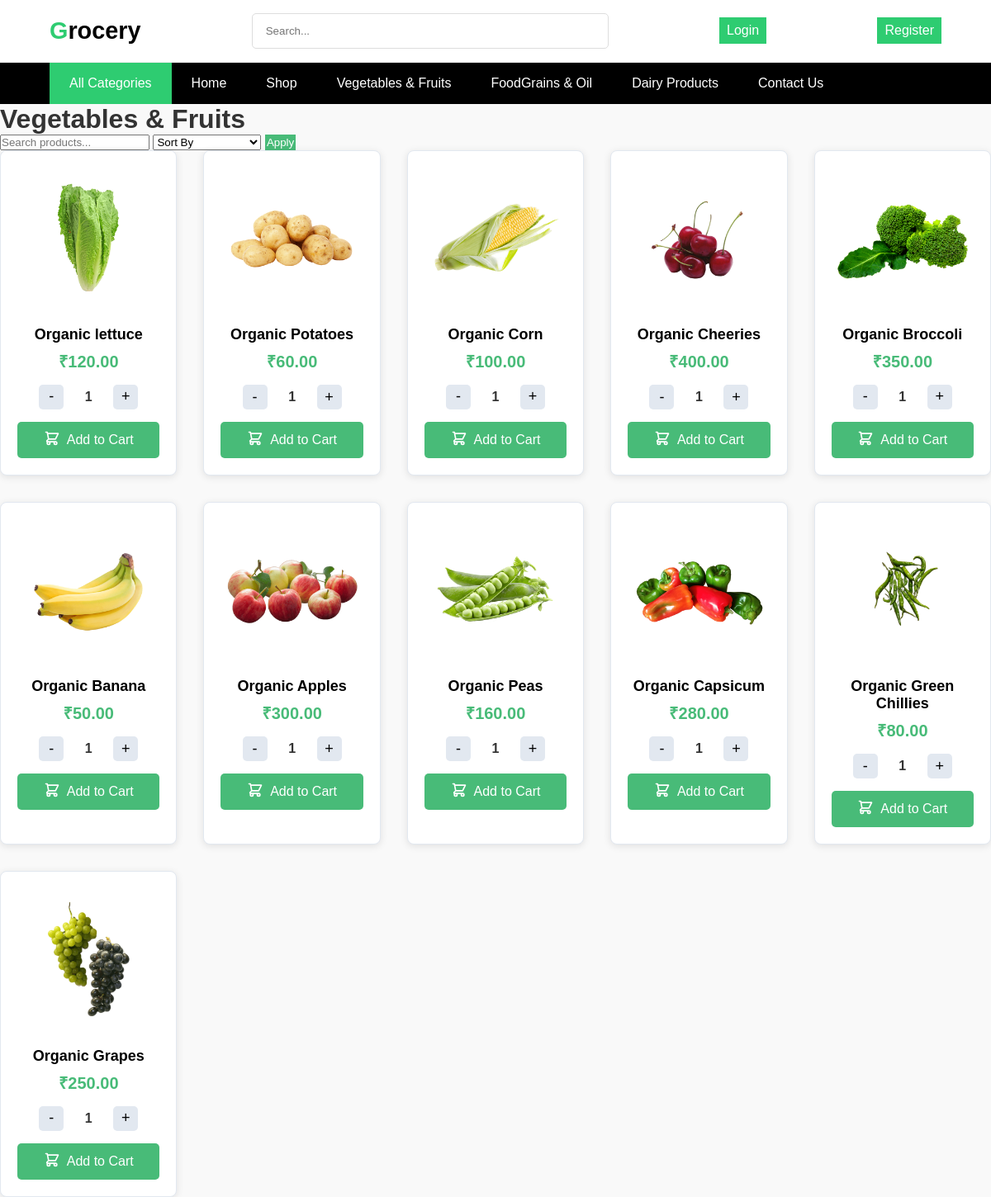
The app's page /vege-fruit/, older data.
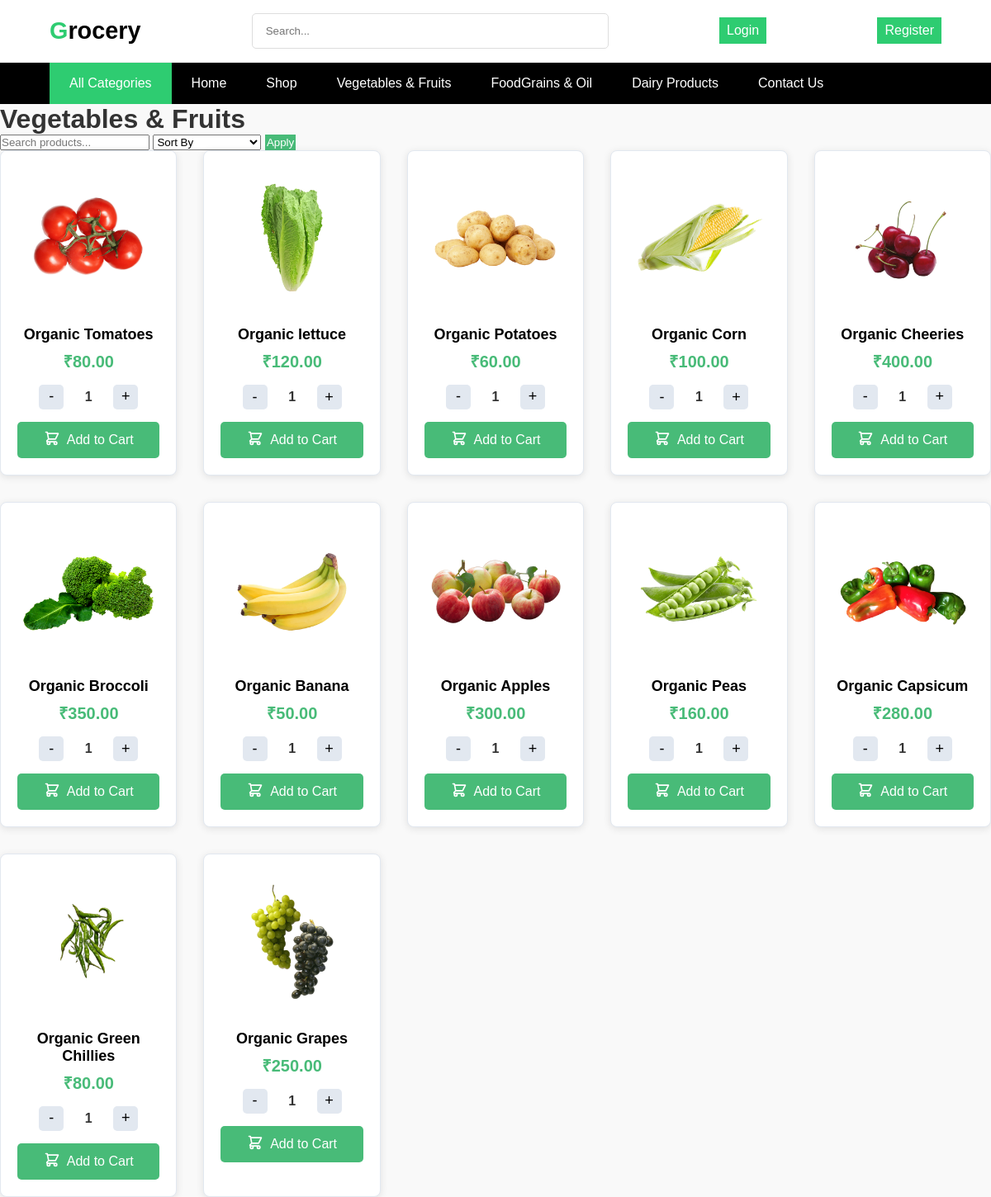
The same page, newer data.
### product/models.py (models this page shows, shortened)
class Product(models.Model):
    name = models.CharField(max_length=255)
    description = models.TextField()
    selling_price = models.DecimalField(max_digits=10, decimal_places=2)
    discounted_price = models.DecimalField(max_digits=10, decimal_places=2)
    category = models.CharField(choices=CATEGORY_CHOICE, max_length=18)
    image = models.ImageField(upload_to='products/')

### product/views.py (the view)
# urls.py: path('vege-fruit/',VegFruit,name='vege_fruit'),
def VegFruit(request):
    products = Product.objects.filter(category="Vegetable & Fruits")
    query = request.GET.get('query', '')
    sort_by = request.GET.get('sort_by', '')
    if query:
        products = products.filter(
            Q(name__icontains=query) |
            Q(description__icontains=query)
        )
    if sort_by == 'low_to_high':
        products = products.order_by('selling_price')  # Ascending price
    elif sort_by == 'high_to_low':
        products = products.order_by('-selling_price')  # Descending price
    else:
        products = products.order_by('-id')  # Default: newest first
    context = {
        'products': products,
        'query': query,
        'selected_sort': sort_by,
    }
    return render(request, 'product/vege_fruit.html', context)

### product/templates/product/vege_fruit.html (shortened to what this page needs)
{% extends 'base.html' %}
{% load static %}
{% block style %}
<link rel="stylesheet" href="{% static 'css/groceryCart.css' %}">
{% endblock %}
{% block HeroSection %}
<div class="page-content">
    <h1 class="page-title">Vegetables & Fruits</h1>
    <form method="get" class="filter-form">
        <input type="text" name="query" placeholder="Search products..." value="{{ query }}" class="search-input">
        <select name="sort_by" class="sort-dropdown">
            <option value="">Sort By</option>
        </select>
        <button type="submit" style="background-color: #48bb78;border: none; color: white; padding: 2px;" class="filter-btn">Apply</button>
    </form>
    <div class="product-grid">
        {% for product in products %}
        <div class="product-card">
            <img src="{{ product.image.url }}" alt="{{ product.name }}" class="product-image">
            <h3 class="product-name">{{ product.name }}</h3>
            <p class="product-price">&#8377;{{ product.selling_price }}</p>
            <div class="quantity-controls">
                <button class="quantity-btn" onclick="decrementQuantity(this)">-</button>
                <span class="quantity">1</span>
                <button class="quantity-btn" onclick="incrementQuantity(this)">+</button>
            </div>
            <a href="{% url 'Show_Cart' %}">
                <button class="add-to-cart" onclick="addToCart(this)">
                <a href="{% url 'Add_Cart' product.id %}"> Add to Cart</a>
            </button></a>
        </div>
        {% empty %}
        <p class="no-products">No products found.</p>
        {% endfor %}
    </div>
</div>
{% endblock %}

### templates/base.html (shortened to what this page needs)
{% load static %}
<!DOCTYPE html>
<html lang="en">
<head>
    <link href="https://cdn.jsdelivr.net/npm/remixicon@4.5.0/fonts/remixicon.css" rel="stylesheet" />
    <link rel="stylesheet" href="{% static 'css/base.css'%}">
    {% block style %}
    {% endblock %}
</head>
<body>
    {% block Navbar %}
    <header class="header">
        <a href="{% url 'Home' %}" style="text-decoration: none;">
            <div class="logo">
                <span>G</span>rocery
            </div>
        </a>
        <div class="search-bar">
            <input type="text" placeholder="Search...">
        </div>
        {% if user.is_authenticated %}
        <div class="hidden md:block">
            {% if user.is_authenticated %}
            <span class="text-sm uppercase tracking-wider">Welcome, {{ user.username }}</span>
            {% endif %}
        </div>
        <div class="relative">
            <button id="user-menu-button"
                style="background: none; border: none; cursor: pointer; color: #333; font-size: 18px; padding: 10px; transition: color 0.3s, transform 0.3s;"
                onmouseover="this.style.color='#2ECC71'; this.style.transform='scale(1.1)';"
                onmouseout="this.style.color='#333'; this.style.transform='scale(1)';">
                <i class="ri-user-line" style="font-size: 24px;"></i>
            </button>
            <button id="cart-button" style="position: relative; background: none; border: none; cursor: pointer;">
                <a href="{% url 'Show_Cart' %}"
                    style="text-decoration: none; color: inherit; display: flex; align-items: center; position: relative;">
                    <i class="ri-shopping-cart-line" style="font-size: 24px; color: #2ECC71;"></i>
                    <span id="cart-count"
                        style="display: none; position: absolute; top: -5px; right: -5px; background-color: #e63946; color: white; font-size: 12px; border-radius: 50%; width: 20px; height: 20px; display: flex; align-items: center; justify-content: center; font-weight: bold;">
                    </span>
                </a>
            </button>
            <div id="user-dropdown"
                style="display: none; position: absolute; right: 0; margin-top: 10px; width: 200px; background-color: white; border: 1px solid #ddd; border-radius: 8px; box-shadow: 0 4px 8px rgba(0, 0, 0, 0.1); z-index: 1000;">
                <a href="{% url 'profile' %}"
                    style="display: block; padding: 12px 16px; font-size: 14px; color: #333; text-decoration: none; border-bottom: 1px solid #f0f0f0; transition: background-color 0.3s;">
                    My Profile
                </a>
                <a href="{% url 'password_change' %}"
                    style="display: block; padding: 12px 16px; font-size: 14px; color: #333; text-decoration: none; border-bottom: 1px solid #f0f0f0; transition: background-color 0.3s;">
                    Change Password
                </a>
                <form action="{% url 'logout' %}" method="POST" style="margin: 0;">
                    {% csrf_token %}
                    <button type="submit"
                        style="display: block; width: 100%; text-align: left; padding: 12px 16px; font-size: 14px; color: black; background-color: white; border: none; cursor: pointer; transition: background-color 0.3s;">
                        Logout
                    </button>
                </form>
            </div>
        </div>
        {% else %}
        <a href="{% url 'login' %}" class="loginform"
            style="border: 1px solid #2ecc71; padding: 6px 8px;text-decoration: none; background-color: #2ecc71; color: white;">
            Login
        </a>
        <a href="{% url 'register' %}" class="register"
            style="border: 1px solid #2ecc71; padding: 6px 8px;text-decoration: none; background-color: #2ecc71; color: white;">
            Register
        </a>
        {% endif %}
    </header>
    <nav class="nav">
        <ul class="nav-list">
            <li class="categories-btn"> All Categories</li>
            <a href="{% url 'Home' %}" style="text-decoration: none;color: #ffffff;">
                <li>Home</li>
            </a>
            <a href="{% url 'shop' %}" style="text-decoration: none;color: #ffffff;">
                <li>Shop</li>
            </a>
            <a href="{% url 'vege_fruit' %}" style="text-decoration: none;color: #ffffff;">
                <li>Vegetables & Fruits</li>
            </a>
            <a href="{% url 'grain_oil' %}" style="text-decoration: none;color: #ffffff;">
                <li>FoodGrains & Oil</li>
            </a>
            <a href="{% url 'dairyproduct' %}" style="text-decoration: none;color: #ffffff;">
                <li>Dairy Products</li>
            </a>
            <a href="{% url 'contactus' %}" style="text-decoration: none;color: #ffffff;">
                <li>Contact Us</li>
            </a>
        </ul>
    </nav>
    {% endblock %}
    {% block HeroSection %}{% endblock %}
</body>
</html>

### static/css/base.css (style rules this page uses)
* { margin: 0; padding: 0; box-sizing: border-box; font-family: Arial, sans-serif; }
:root { --primary-color: #2ecc71; --dark-text: #000000; --light-gray: #f5f5f5; }
.header { padding: 1rem 5%; display: flex; justify-content: space-between; align-items: center; border-bottom: 1px solid #eee; background-color: white; }
.logo { color: var(--dark-text); font-size: 1.8rem; font-weight: bold; }
.logo span { color: var(--primary-color); }
.search-bar { flex: 0 1 40%; position: relative; }
.search-bar input { width: 100%; padding: 0.8rem 1rem; border: 1px solid #ddd; border-radius: 5px; }
.nav { background-color: var(--dark-text); color: white; padding: 0 5%; }
.nav-list { display: flex; list-style: none; margin: 0; padding: 0; }
.nav-list li { padding: 1rem 1.5rem; cursor: pointer; transition: background-color 0.3s; }
.categories-btn { background-color: var(--primary-color); padding: 1rem 1.5rem; display: flex; align-items: center; gap: 0.5rem; }
.product-grid { display: grid; grid-template-columns: repeat(auto-fit, minmax(200px, 1fr)); gap: 2rem; }
.product-card { background: white; padding: 1rem; border-radius: 8px; text-align: center; box-shadow: 0 2px 10px rgba(0,0,0,0.1); transition: transform 0.3s; }
.product-card img { width: 100%; height: auto; margin-bottom: 1rem; border-radius: 4px; }
.product-card h3 { color: var(--dark-text); margin-bottom: 0.5rem; }

### static/css/groceryCart.css (style rules this page uses)
body { font-family: 'Roboto', sans-serif; margin: 0; padding: 0; background-color: #f9f9f9; color: #333; }
a { text-decoration: none; color: inherit; transition: color 0.3s ease; }
.product-card { border: 1px solid #e2e8f0; border-radius: 8px; padding: 20px; text-align: center; transition: transform 0.3s; background-color: white; }
.product-image { width: 200px; height: 200px; object-fit: cover; margin-bottom: 15px; }
.product-name { font-size: 18px; color: #2d3748; margin-bottom: 10px; }
.product-price { color: #48bb78; font-weight: bold; font-size: 20px; margin-bottom: 15px; }
.add-to-cart { background-color: #48bb78; color: white; border: none; padding: 10px 15px; border-radius: 5px; cursor: pointer; font-size: 16px; transition: all 0.3s ease; width: 100%; display: flex; align-items: center; justify-content: center; gap: 8px; }
.cart-icon { width: 20px; height: 20px; }
.quantity-controls { display: flex; align-items: center; justify-content: center; gap: 10px; margin-bottom: 15px; }
.quantity-btn { background-color: #e2e8f0; border: none; width: 30px; height: 30px; border-radius: 5px; cursor: pointer; font-size: 18px; display: flex; align-items: center; justify-content: center; transition: background-color 0.3s; }
.quantity { font-size: 16px; font-weight: bold; min-width: 40px; text-align: center; }

Row changes from the older to the newer data that the page shows:
added Product: image (picture), name "Organic Tomatoes", selling_price "80.00"
